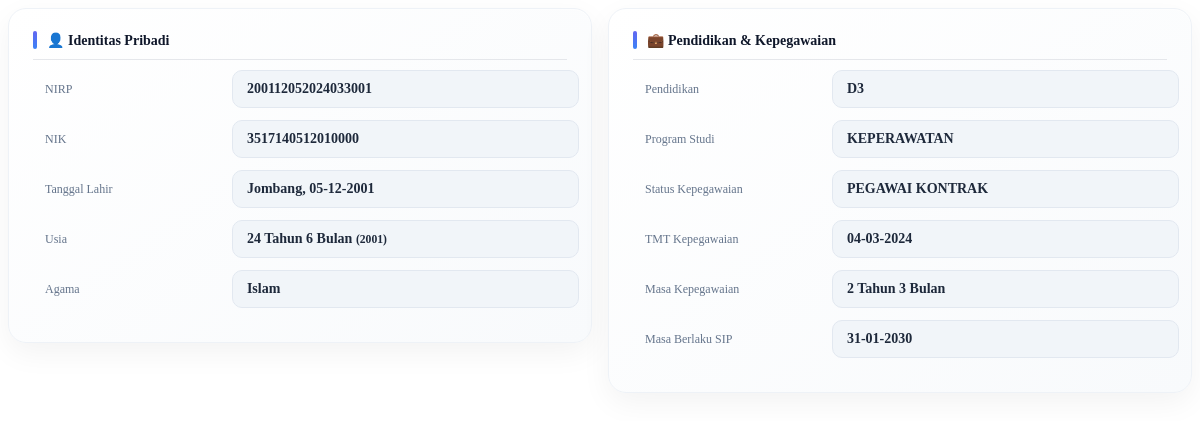
Before: /pages/Kontrak/detailKontrak.php?id=1 with the older database file.
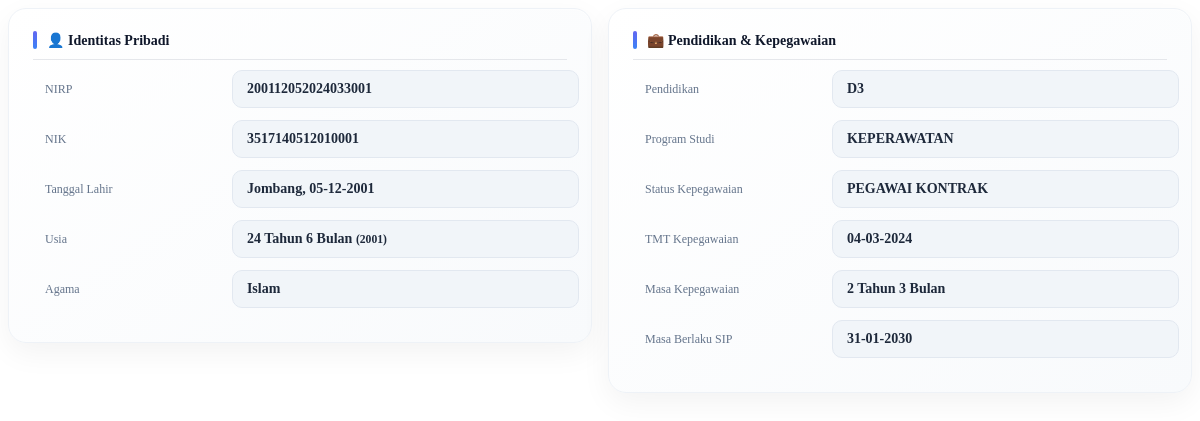
After: the same page with the newer database file.
### tables this page shows
CREATE TABLE `pegawai_kontrak` (
  `id` int(11) NOT NULL,
  `nama` varchar(500) DEFAULT NULL,
  `nik` varchar(100) DEFAULT NULL,
  `nip` varchar(100) DEFAULT NULL,
  `tempat_lahir` varchar(200) DEFAULT NULL,
  `tanggal_lahir` date DEFAULT NULL,
  `jenis_kelamin` varchar(50) DEFAULT NULL,
  `agama` varchar(50) DEFAULT NULL,
  `alamat` text DEFAULT NULL,
  `nomor_hp` varchar(50) DEFAULT NULL,
  `email` varchar(200) DEFAULT NULL,
  `pendidikan` varchar(200) DEFAULT NULL,
  `program_studi` varchar(200) DEFAULT NULL,
  `jabatan` varchar(200) DEFAULT NULL,
  `unit` varchar(200) DEFAULT NULL,
  `status_kepegawaian` varchar(100) DEFAULT NULL,
  `tmt_kepegawaian` date DEFAULT NULL,
  `tmt_masuk` date DEFAULT NULL,
  `status_pegawai` enum('AKTIF','NONAKTIF','RESIGN','PENSIUN') DEFAULT 'AKTIF',
  `tmt_status` date DEFAULT NULL,
  `masa_berlaku` date DEFAULT NULL
);

### pages/Kontrak/detailKontrak.php (the view, shortened to what this page needs)
<?php
require_once('../../config/db.php');
$id = intval($_GET['id']);
$data = $koneksi->query("SELECT * FROM pegawai_kontrak WHERE id=$id")->fetch_assoc();
$tgl_lahir = $data['tanggal_lahir'];
$lahir = new DateTime($tgl_lahir);
$today = new DateTime();
$diff = $today->diff($lahir);
$usia_tahun = $diff->y;
$usia_bulan = $diff->m;
$tahun_lahir = $lahir->format('Y');
if (!empty($data['tmt_kepegawaian']) && $data['tmt_kepegawaian'] != '0000-00-00') {
    $tmt_kepeg = new DateTime($data['tmt_kepegawaian']);
    $today = new DateTime();
    $diff_kepeg = $today->diff($tmt_kepeg);
    $kepeg_tahun = $diff_kepeg->y;
    $kepeg_bulan = $diff_kepeg->m;
} else {
    $kepeg_tahun = '-';
    $kepeg_bulan = '';
}
?>
<div class="detail-container">
    <div class="card-box">
        <div class="section-title">👤 Identitas Pribadi</div>
        <div class="item">
            <span class="label">NIRP</span>
            <span class="value"><?= $data['nip']; ?></span>
        </div>
        <div class="item">
            <span class="label">NIK</span>
            <span class="value"><?= $data['nik']; ?></span>
        </div>
        <div class="item">
            <span class="label">Tanggal Lahir</span>
            <span class="value">
                <?= $data['tempat_lahir']; ?>, <?= date('d-m-Y', strtotime($data['tanggal_lahir'])); ?>
            </span>
        </div>
        <div class="item">
            <span class="label">Usia</span>
            <span class="value">
                <?= $usia_tahun; ?> Tahun <?= $usia_bulan; ?> Bulan
                <small>(<?= $tahun_lahir; ?>)</small>
            </span>
        </div>
        <div class="item">
            <span class="label">Agama</span>
            <span class="value"><?= $data['agama']; ?></span>
        </div>
    </div>
    <div class="card-box">
        <div class="section-title">💼 Pendidikan & Kepegawaian</div>
        <div class="item">
            <span class="label">Pendidikan</span>
            <span class="value"><?= $data['pendidikan']; ?></span>
        </div>
        <div class="item">
            <span class="label">Program Studi</span>
            <span class="value"><?= $data['program_studi']; ?></span>
        </div>
        <div class="item">
            <span class="label">Status Kepegawaian</span>
            <span class="value"><?= $data['status_kepegawaian']; ?></span>
        </div>
        <div class="item">
            <span class="label">TMT Kepegawaian</span>
            <span class="value">
                <?= date('d-m-Y', strtotime($data['tmt_kepegawaian'])); ?>
            </span>
        </div>
        <div class="item">
            <span class="label">Masa Kepegawaian</span>
            <span class="value">
                <?= $kepeg_tahun; ?> Tahun <?= $kepeg_bulan; ?> Bulan
            </span>
        </div>
        <div class="item">
            <span class="label">Masa Berlaku SIP</span>
            <span class="value">
                <?=
                (!empty($data['masa_berlaku']) &&
                    $data['masa_berlaku'] != '0000-00-00')
                    ? date('d-m-Y', strtotime($data['masa_berlaku']))
                    : '-';
                ?>
            </span>
        </div>
    </div>
</div>

### pages/Kontrak/detailKontrak.php (style rules this page uses)
.detail-container { display: flex; gap: 16px; align-items: flex-start; }
.card-box { flex: 1; min-width: 0; overflow: hidden; transition: 0.2s; height: fit-content; background: linear-gradient(145deg, #ffffff, #f8fafc); border-radius: 18px; padding: 22px 24px; border: 1px solid #eef2f7; box-shadow: 0 10px 30px rgba(0, 0, 0, 0.05), inset 0 1px 0 rgba(255, 255, 255, 0.6); }
.section-title { display: flex; align-items: center; gap: 10px; font-size: 14px; font-weight: 700; color: #0f172a; margin-bottom: 10px; padding-bottom: 10px; border-bottom: 1px solid #e5e7eb; position: relative; }
.section-title::before { content: ""; width: 4px; height: 18px; border-radius: 6px; background: linear-gradient(180deg, #6366f1, #3b82f6); }
.item { display: grid; margin-bottom: 12px; gap: 12px; align-items: center; grid-template-columns: 35% 65%; }
.label { font-size: 12px; color: #64748b; font-weight: 500; line-height: 1.4; flex-shrink: 0; width: 120px; padding: 9px 12px; white-space: nowrap; }
.value { flex: 1; min-width: 0; font-size: 14px; font-weight: 600; color: #1e293b; padding: 10px 14px; border-radius: 10px; background: #f1f5f9; border: 1px solid #e2e8f0; word-break: normal; overflow-wrap: anywhere; }

Changed rows visible on the page:
changed pegawai_kontrak "Jombang": nik "3517140512010000" → "3517140512010001"
